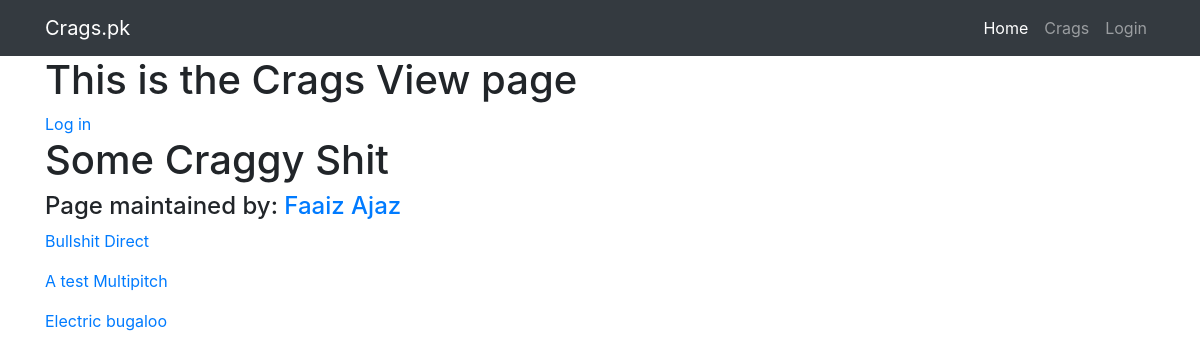
The app's page /crags/8/, older data.
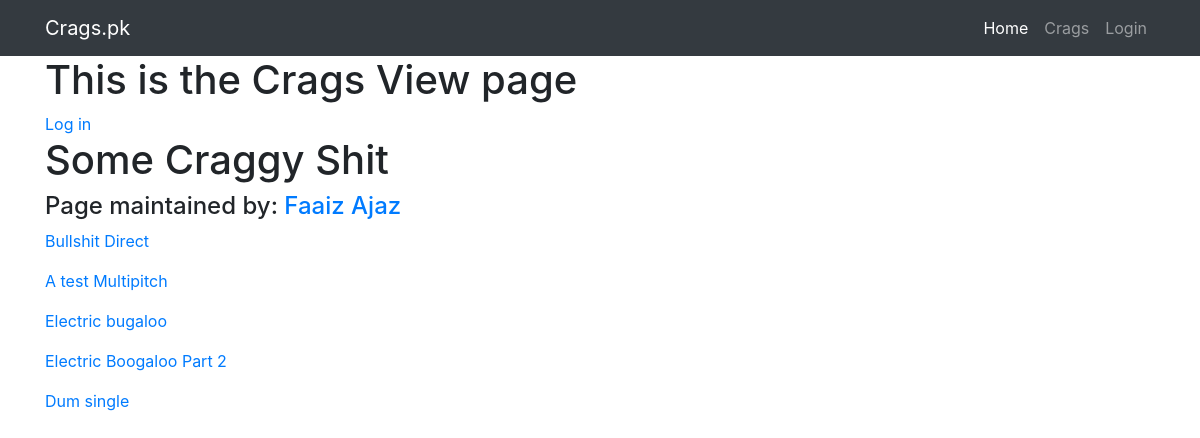
The same page, newer data.
### routes/models.py (models this page shows, shortened)
class Route(models.Model):
    rname = models.CharField(max_length=500, verbose_name='Route Name')
    rdescription = models.TextField(verbose_name='Route Description')
    ropener = models.CharField(max_length=500, verbose_name='Route Opener')
    rcrag = models.ForeignKey(Crag, on_delete=models.CASCADE, verbose_name='Crag')
    rlength = models.IntegerField(verbose_name='Route Length', default=0)
    rtype = models.ForeignKey(RouteType, on_delete=models.SET_NULL, null=True)
    numpitch = models.CharField(max_length=500, verbose_name='Single or Multi')

### crags/views.py (the view)
# urls.py: path('<crag_id>/', views.CragView.as_view(), name='crag-view'),
class CragView(generic.DetailView):
	template_name = 'crags/crag-view.html'
	model = Crag
	def get_object(self):
		return get_object_or_404(Crag, pk=self.kwargs['crag_id'])

### crags/templates/crags/crag-view.html (shortened to what this page needs)
{% extends 'base.html' %}
{% block content %}
	<h1>This is the Crags View page</h1>
	{% if user.is_authenticated %}
		<a href="{% url 'logout' %}">Log out</a>
		<br>
		<a href="{% url 'profile' username=user.username %}">My Profile</a>
	{% else %}
		<a href="{% url 'login' %}">Log in</a>
	{% endif %}
	<h1>{{ crag.cname }}</h1>
	<h4>Page maintained by: <a href="{% url 'profile' username=crag.cauthor %}">{{ crag.cauthor.first_name }} {{crag.cauthor.last_name}}</a></h4>
	{% for route in object.route_set.all %}
		<p><a href="{% url 'route-view' route_id=route.id %}">{{ route.rname }}</a></p>
	{% endfor %}
	<br><br><br>
{% endblock %}

Row changes from the older to the newer data that the page shows:
added Route: rname "Electric Boogaloo Part 2"
added Route: rname "Dum single"
